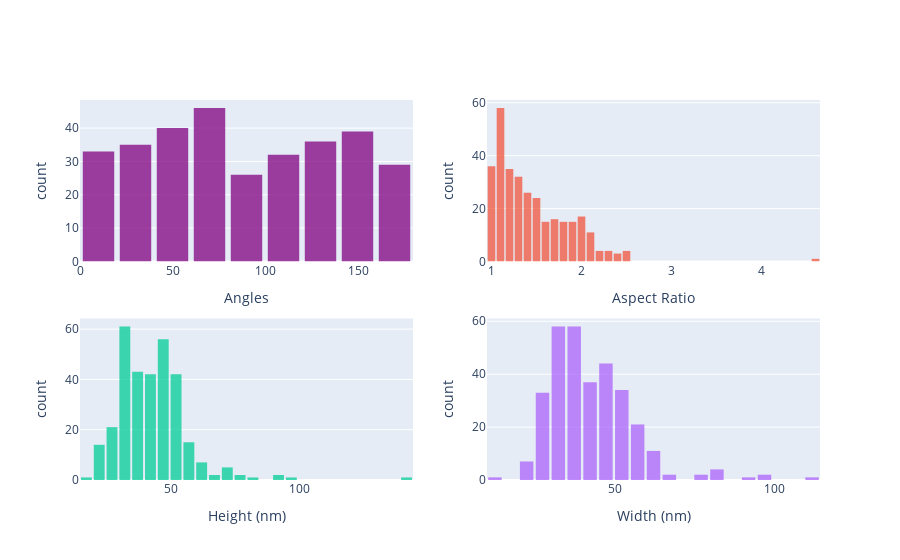
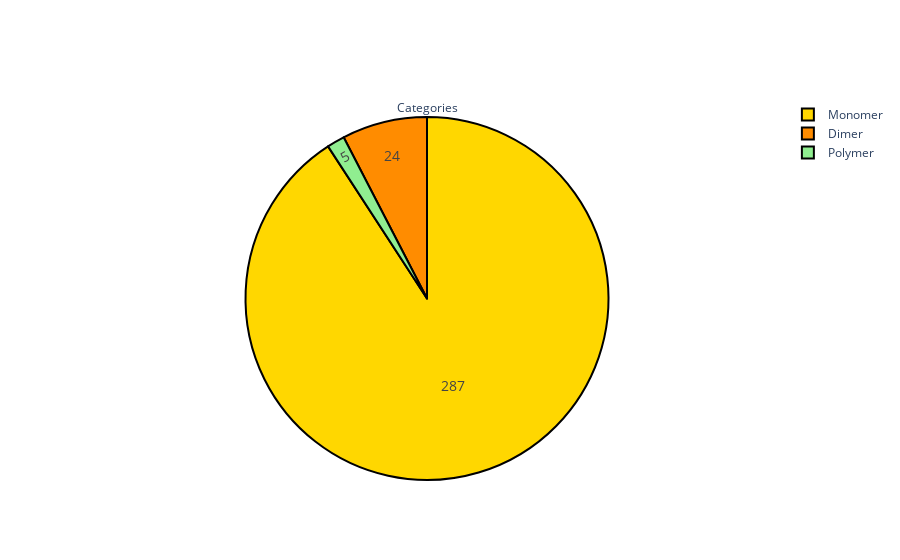

The cell these charts' notebook holds for them, in order:
### Code cell
partycool_plots(df, True)

### Figure 1 — Plotly figure (JSON) as saved in the notebook; plotly's stock layout.template omitted (floating-point values rounded to 4 significant figures; data arrays with more than 128 entries replaced by an {"elided": "..."} marker saying what was removed)
{"data": [{"marker": {"color": "#800080"}, "opacity": 0.75, "type": "histogram", "x": {"elided": "316 int values"}, "xaxis": "x", "yaxis": "y"}, {"opacity": 0.75, "type": "histogram", "x": {"elided": "316 float values"}, "xaxis": "x2", "yaxis": "y2"}, {"opacity": 0.75, "type": "histogram", "x": {"elided": "316 int values"}, "xaxis": "x3", "yaxis": "y3"}, {"opacity": 0.75, "type": "histogram", "x": {"elided": "316 int values"}, "xaxis": "x4", "yaxis": "y4"}], "layout": {"bargap": 0.15, "showlegend": false, "xaxis": {"anchor": "y", "domain": [0, 0.45], "title": {"text": "Angles"}}, "xaxis2": {"anchor": "y2", "domain": [0.55, 1], "title": {"text": "Aspect Ratio"}}, "xaxis3": {"anchor": "y3", "domain": [0, 0.45], "title": {"text": "Height (nm)"}}, "xaxis4": {"anchor": "y4", "domain": [0.55, 1], "title": {"text": "Width (nm)"}}, "yaxis": {"anchor": "x", "domain": [0.575, 1], "title": {"text": "count"}}, "yaxis2": {"anchor": "x2", "domain": [0.575, 1], "title": {"text": "count"}}, "yaxis3": {"anchor": "x3", "domain": [0, 0.425], "title": {"text": "count"}}, "yaxis4": {"anchor": "x4", "domain": [0, 0.425], "title": {"text": "count"}}}}

### Figure 2 — Plotly figure (JSON) as saved in the notebook; plotly's stock layout.template omitted (floating-point values rounded to 4 significant figures)
{"data": [{"hoverinfo": "label+percent", "labels": ["Monomer", "Dimer", "Polymer"], "marker": {"colors": ["gold", "darkorange", "lightgreen"], "line": {"color": "#000000", "width": 2}}, "textfont": {"size": 14}, "textinfo": "value", "title": {"text": "Categories"}, "type": "pie", "values": [287, 24, 5]}], "layout": {}}
